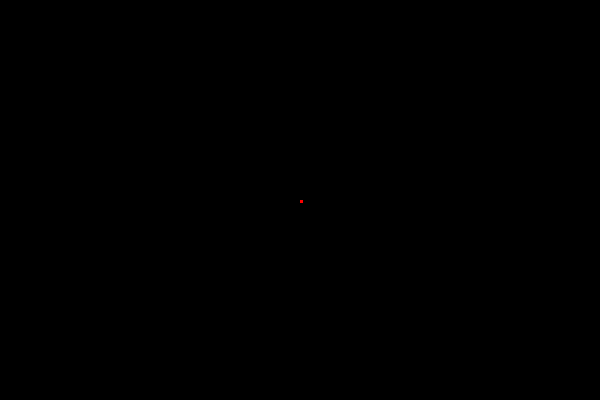
Frame 1 (no input)
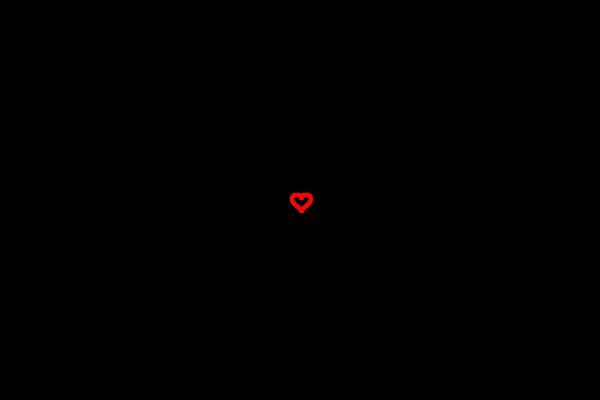
Frame 60 (the mouse pressed at the canvas centre just before this capture)
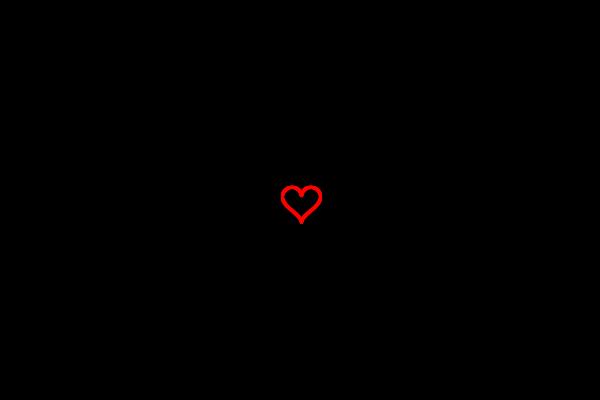
Frame 120 (the mouse held since frame 60 and released just before this capture)

The Processing sketch that drew these frames (run headless with seeded random() and noise(); from frame 60 on, the mouse is pressed at the canvas centre):

// Processing sketch: clearHearts
// ── clearHearts.pde
float h;
float k;
float r = 0;

void setup(){
  size(600, 400);
  noStroke();
  
  
  h = width/2;
  k = height/2;
}

void draw(){
  background(0);
  drawHeart(h,k,r);
  r+= 0.01;
}


void drawHeart(float h, float k, float r){
 fill(255, 0, 0, 255-(r*60));
 for (float t = 0; t < 2 * PI; t += 0.01){
   rect(r * 16 * pow(sin(t),3) + h, 
        -r * ((13 * cos(t)) - (5 * cos(2 * t)) - (2 * cos(3 * t)) - (cos(4 * t))) + k,
         3, 3);
  } 
}

void drawCircle(float h, float k, float r){
  for(float x = h-r; x <= h+r; x += 0.01){
    rect(x, sqrt(pow(r,2) - pow(x - h, 2)) + k,
         1, 1);
    rect(x, -sqrt(pow(r,2) - pow(x - h, 2)) + k,
         1, 1);
  }
}
